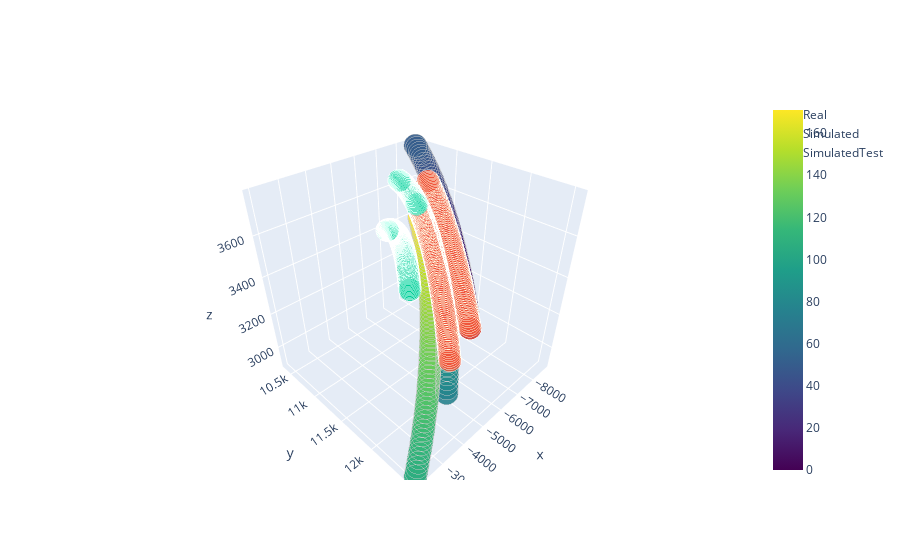

The notebook cell this image was saved under:
### Code cell
# Отобразим все x,y,z, xsim, ysim, zsim, относящиеся к одному кластеру
CLUSTER = 1
CLUSTER2 = 1
CLUSTER3 = 1
CLUSTER4 = 1
clusterDataTrain = satTrain[(labels == CLUSTER) | (labels == CLUSTER2) | (labels == CLUSTER3) | (labels == CLUSTER4)]
 
testLabels = model.predict(satTest[['x_sim', 'y_sim', 'z_sim', 'Vx_sim', 'Vy_sim', 'Vz_sim']])
clusterDataTest = satTest[(testLabels == CLUSTER)| (testLabels == CLUSTER2) | (testLabels == CLUSTER3) | (testLabels == CLUSTER4)]


# Зависимость координат и симулированных координат от времени

x,y,z = clusterDataTrain.loc[:, 'x'].values, clusterDataTrain.loc[:, 'y'].values, clusterDataTrain.loc[:, 'z'].values
xSim,ySim,zSim = clusterDataTrain.loc[:, 'x_sim'].values, clusterDataTrain.loc[:, 'y_sim'].values, clusterDataTrain.loc[:, 'z_sim'].values

xTestSim, yTestSim, zTestSim = clusterDataTest.loc[:, 'x_sim'].values, clusterDataTest.loc[:, 'y_sim'].values, clusterDataTest.loc[:, 'z_sim'].values
fig1 = go.Scatter3d(x=x, 
                    y=y, 
                    z=z, 
                    mode='markers', 
                    marker=dict(
                        #color='rgb(127, 127, 127)',
                        color = np.arange(clusterDataTrain.shape[0]),
                        colorscale = 'Viridis',
                        showscale = True,
                        size=8, 
                        symbol='circle', 
                        line=dict(
                            color='rgb(204, 204, 204)',
                            width=0.5),
                        opacity=0.9),
                   name = 'Real')
fig2 = go.Scatter3d(x=xSim, 
                    y=ySim, 
                    z=zSim, 
                    mode = 'markers', 
                    marker=dict(
                        size=8,
                        line=dict(
                            color='rgba(217, 217, 217, 0.14)',
                            width=0.5
                        ),
                    opacity=0.8),
                    name = 'Simulated')

fig3 = go.Scatter3d(x=xTestSim, 
                    y=yTestSim, 
                    z=zTestSim, 
                    mode = 'markers', 
                    marker=dict(
                        size=8,
                        line=dict(
                            color='rgba(255, 87, 123, 0.05)',
                            width=0.5
                        ),
                    opacity=0.8),
                    name = 'SimulatedTest')
fig = go.Figure(data = [fig1, fig2, fig3])
fig.show()

### Figure 1 — Plotly figure (JSON) as saved in the notebook; plotly's stock layout.template omitted (floating-point values rounded to 4 significant figures; data arrays with more than 128 entries replaced by an {"elided": "..."} marker saying what was removed)
{"data": [{"marker": {"color": {"elided": "172 int values"}, "colorscale": [[0, "#440154"], [0.1111, "#482878"], [0.2222, "#3e4989"], [0.3333, "#31688e"], [0.4444, "#26828e"], [0.5556, "#1f9e89"], [0.6667, "#35b779"], [0.7778, "#6ece58"], [0.8889, "#b5de2b"], [1, "#fde725"]], "line": {"color": "rgb(204, 204, 204)", "width": 0.5}, "opacity": 0.9, "showscale": true, "size": 8, "symbol": "circle"}, "mode": "markers", "name": "Real", "type": "scatter3d", "x": {"elided": "172 float values"}, "y": {"elided": "172 float values"}, "z": {"elided": "172 float values"}}, {"marker": {"line": {"color": "rgba(217, 217, 217, 0.14)", "width": 0.5}, "opacity": 0.8, "size": 8}, "mode": "markers", "name": "Simulated", "type": "scatter3d", "x": {"elided": "172 float values"}, "y": {"elided": "172 float values"}, "z": {"elided": "172 float values"}}, {"marker": {"line": {"color": "rgba(255, 87, 123, 0.05)", "width": 0.5}, "opacity": 0.8, "size": 8}, "mode": "markers", "name": "SimulatedTest", "type": "scatter3d", "x": {"elided": "146 float values"}, "y": {"elided": "146 float values"}, "z": {"elided": "146 float values"}}], "layout": {}}
